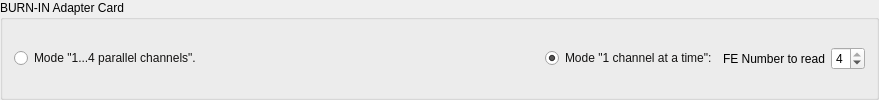
      <widget class="QGroupBox" name="biGroupBox">
       <property name="title">
        <string>BURN-IN Adapter Card</string>
       </property>
       <layout class="QHBoxLayout" name="horizontalLayout_3">
        <item>
         <widget class="QRadioButton" name="biMultiRadioButton">
          <property name="enabled">
           <bool>true</bool>
          </property>
          <property name="palette">
           <palette>
            <active>
             <colorrole role="WindowText">
              <brush brushstyle="SolidPattern">
               <color alpha="255">
                <red>20</red>
                <green>19</green>
                <blue>18</blue>
               </color>
              </brush>
             </colorrole>
             <colorrole role="Text">
              <brush brushstyle="SolidPattern">
               <color alpha="255">
                <red>20</red>
                <green>19</green>
                <blue>18</blue>
               </color>
              </brush>
             </colorrole>
            </active>
            <inactive>
             <colorrole role="WindowText">
              <brush brushstyle="SolidPattern">
               <color alpha="255">
                <red>20</red>
                <green>19</green>
                <blue>18</blue>
               </color>
              </brush>
             </colorrole>
             <colorrole role="Text">
              <brush brushstyle="SolidPattern">
               <color alpha="255">
                <red>20</red>
                <green>19</green>
                <blue>18</blue>
               </color>
              </brush>
             </colorrole>
            </inactive>
            <disabled>
             <colorrole role="WindowText">
              <brush brushstyle="SolidPattern">
               <color alpha="255">
                <red>90</red>
                <green>90</green>
                <blue>90</blue>
               </color>
              </brush>
             </colorrole>
             <colorrole role="Text">
              <brush brushstyle="SolidPattern">
               <color alpha="255">
                <red>90</red>
                <green>90</green>
                <blue>90</blue>
               </color>
              </brush>
             </colorrole>
            </disabled>
           </palette>
          </property>
          <property name="text">
           <string>Mode &quot;1...4 parallel channels&quot;.</string>
          </property>
         </widget>
        </item>
        <item>
         <spacer name="horizontalSpacer_14">
          <property name="orientation">
           <enum>Qt::Horizontal</enum>
          </property>
          <property name="sizeHint" stdset="0">
           <size>
            <width>338</width>
            <height>20</height>
           </size>
          </property>
         </spacer>
        </item>
        <item>
         <widget class="QRadioButton" name="biSingleRadioButton">
          <property name="enabled">
           <bool>true</bool>
          </property>
          <property name="palette">
           <palette>
            <active>
             <colorrole role="WindowText">
              <brush brushstyle="SolidPattern">
               <color alpha="255">
                <red>20</red>
                <green>19</green>
                <blue>18</blue>
               </color>
              </brush>
             </colorrole>
             <colorrole role="Text">
              <brush brushstyle="SolidPattern">
               <color alpha="255">
                <red>20</red>
                <green>19</green>
                <blue>18</blue>
               </color>
              </brush>
             </colorrole>
            </active>
            <inactive>
             <colorrole role="WindowText">
              <brush brushstyle="SolidPattern">
               <color alpha="255">
                <red>20</red>
                <green>19</green>
                <blue>18</blue>
               </color>
              </brush>
             </colorrole>
             <colorrole role="Text">
              <brush brushstyle="SolidPattern">
               <color alpha="255">
                <red>20</red>
                <green>19</green>
                <blue>18</blue>
               </color>
              </brush>
             </colorrole>
            </inactive>
            <disabled>
             <colorrole role="WindowText">
              <brush brushstyle="SolidPattern">
               <color alpha="255">
                <red>90</red>
                <green>90</green>
                <blue>90</blue>
               </color>
              </brush>
             </colorrole>
             <colorrole role="Text">
              <brush brushstyle="SolidPattern">
               <color alpha="255">
                <red>90</red>
                <green>90</green>
                <blue>90</blue>
               </color>
              </brush>
             </colorrole>
            </disabled>
           </palette>
          </property>
          <property name="text">
           <string>Mode &quot;1 channel at a time&quot;:</string>
          </property>
          <property name="checked">
           <bool>true</bool>
          </property>
         </widget>
        </item>
        <item>
         <widget class="QLabel" name="label_10">
          <property name="text">
           <string>FE Number to read</string>
          </property>
         </widget>
        </item>
        <item>
         <widget class="QSpinBox" name="ReadFENumberSpinBox">
          <property name="minimum">
           <number>1</number>
          </property>
          <property name="maximum">
           <number>4</number>
          </property>
          <property name="value">
           <number>4</number>
          </property>
         </widget>
        </item>
       </layout>
      </widget>
